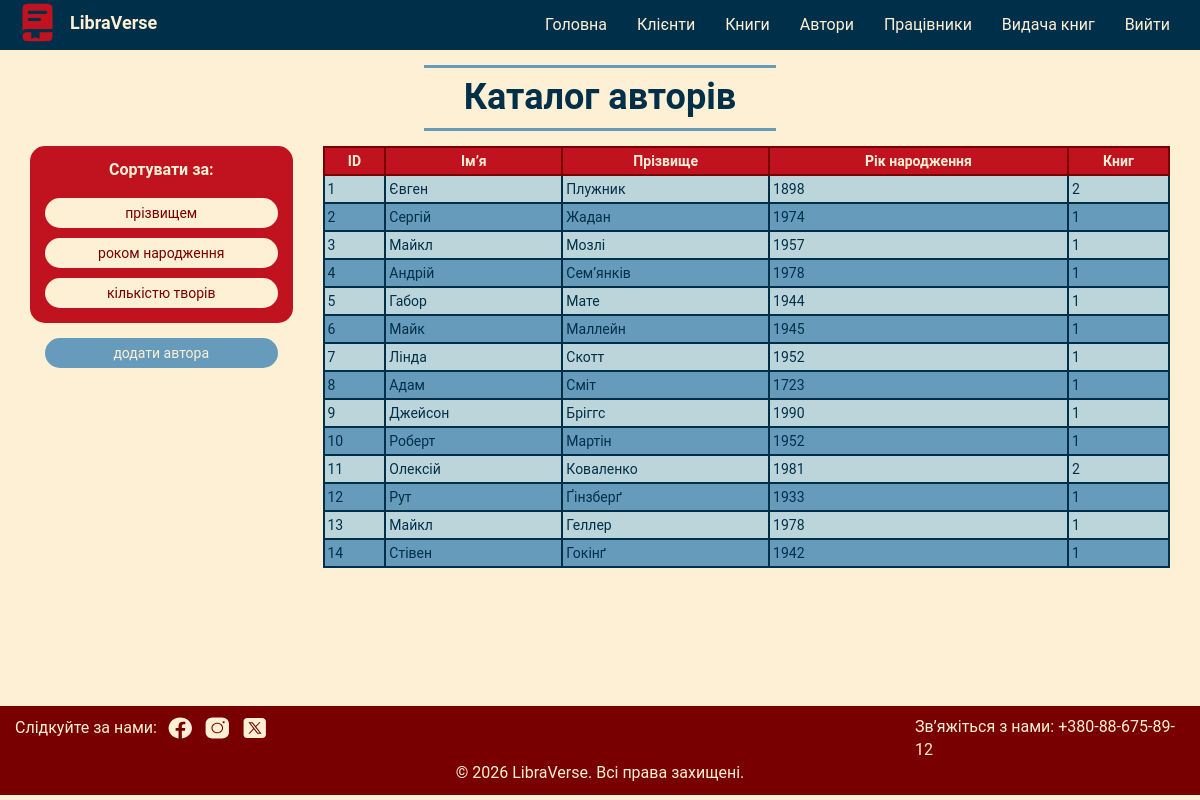
Page /pages/author_list.php (signed in) on the committed database.
### tables this page shows
CREATE TABLE `authors` (
  `AuthorID` int(11) NOT NULL AUTO_INCREMENT,
  `Name` varchar(255) NOT NULL,
  `Surname` varchar(255) NOT NULL,
  `BirthYear` int(11) DEFAULT NULL,
  `DeathYear` int(11) DEFAULT NULL,
  `Biography` text DEFAULT NULL,
  PRIMARY KEY (`AuthorID`)
);

### pages/author_list.php (the view, shortened to what this page needs)
<?php
$host = getenv('DB_HOST');
$port = getenv('DB_PORT');
$dbname = getenv('DB_NAME');
$user = getenv('DB_USER');
$pass = getenv('DB_PASSWORD');
try {
    $dsn = "mysql:host=$host;port=$port;dbname=$dbname;charset=utf8mb4";
    $conn = new PDO($dsn, $user, $pass);
    $conn->setAttribute(PDO::ATTR_ERRMODE, PDO::ERRMODE_EXCEPTION);
} catch (PDOException $e) {
    die("<div class='validation-msg'><h2>Помилка підключення до БД</h2></div>");
}
if(isset($_SESSION['LibrarianID'])){
    $query = "SELECT authors.AuthorID, authors.Name, authors.Surname, authors.BirthYear, COUNT(books.BookID) AS BookCount
              FROM authors
              LEFT JOIN books ON books.AuthorID = authors.AuthorID
              GROUP BY authors.AuthorID";
    $authors_result = $conn->query($query);
?>
<!DOCTYPE html>
<html lang="uk_UA">
<head>
    <link rel="stylesheet" href="../css/styles.css">
    <link rel="stylesheet" href="../css/bootstrap.min.css">
</head>
<body>
    <nav class="navbar navbar-default">
        <div class="container-fluid">
            <div class="navbar-header">
                <div class="navbar-logo">
                    <img src="../images/logo.svg" alt="логотип">
                    <a href="./home.php" id="main">LibraVerse</a>
                </div>
            </div>
            <div class="collapse navbar-collapse" id="menu">
                <ul class="nav navbar-nav navbar-right text-center">
                  <li><a href="./home.php">Головна</a></li>
                  <li><a href="./customers_list.php">Клієнти</a></li>
                  <li><a href="./books_list.php">Книги</a></li>
                  <li><a href="./author_list.php">Автори</a></li>
                  <li><a href="./librarians_list.php">Працівники</a></li>
                  <li><a href="./provision_list.php">Видача книг</a></li>
                  <li><a href="?logOut=1">Вийти</a></li>
                </ul>
            </div>
        </div>
    </nav>
    <div class="main-content container">
        <div class="table-header"><h1 class="text-center">Каталог авторів</h1></div>
        <div class="row">
            <div class="col-lg-3">
                <div class="side-menu">
                    <form method="POST">
                        <h3 class="text-center">Сортувати за:</h3>
                        <button type="submit" name="sort" value="surname">прізвищем</button><br>
                        <button type="submit" name="sort" value="year">роком народження</button><br>
                        <button type="submit" name="sort" value="book-count">кількістю творів</button>
                    </form>
                </div>
                <div class="button">
                    <a href="./new_author.php" class="add">додати автора</a>
                </div>
            </div>
            <div class="col-lg-9">
                <div class="table-responsive">
                    <table class="result-table col-lg-12">
                        <tr>
                            <th>ID</th><th>Ім’я</th><th>Прізвище</th><th>Рік народження</th><th>Книг</th>
                        </tr>
                        <?php while ($row = $authors_result->fetch(PDO::FETCH_ASSOC)) { ?>
                        <tr>
                            <td><a href="./author_profile.php?AuthorID=<?php echo $row['AuthorID']; ?>"><?php echo $row['AuthorID']; ?></a></td>
                            <td><?php echo $row['Name']; ?></td>
                            <td><?php echo $row['Surname']; ?></td>
                            <td><?php echo $row['BirthYear']; ?></td>
                            <td><?php echo $row['BookCount']; ?></td>
                        </tr>
                        <?php } ?>
                    </table>
                </div>
            </div>
        </div>
    </div>
        <footer class="footer col-lg-12">
        <div class="col-lg-9 footer-left">
            <p>Слідкуйте за нами:</p>
            <a href="#"><img src="../images/icon_facebook.svg" alt="фейсбук"></a>
            <a href="#"><img src="../images/icon-instagram.svg" alt="інстаграм"></a>
            <a href="#"><img src="../images/icon-twitterx.svg" alt="ікс"></a>
        </div>
        <div class="col-lg-3">
            <p>Зв’яжіться з нами: +380-88-675-89-12</p>
        </div>
        <div class="col-lg-12 text-center">
            <p>© 2026 LibraVerse. Всі права захищені.</p>
        </div>
        </footer>
    </body>
</html>
<?php
} else {
    header("Location: ../index.php");
    exit;
}
?>

### css/styles.css (style rules this page uses)
html body { font-family: 'Roboto', sans-serif; background-color: #FDF0D5; }
body .navbar { background-color: #003049; color: #FDF0D5; border: none; border-radius: 0; margin-bottom: 0; }
body .navbar .navbar-logo { display: flex; align-items: center; }
body .navbar .navbar-logo a { color: #FDF0D5; font-size: 18px; font-weight: bold; padding-left: 10px; }
body .navbar .navbar-collapse li a { color: #FDF0D5; font-size: 16px; font-weight: normal; }
.navbar.navbar-default .navbar-collapse, .navbar-default .navbar-form { border-color: #669BBC; border-width: 2px; }
body .main-content { min-height: 82vh; }
body .main-content h1 { font-size: 36px; font-weight: bold; }
body .main-content h3 { font-size: 16px; font-weight: bold; }
body .footer { background-color: #780000; color: #FDF0D5; font-size: 16px; padding: 10px 0; }
body .footer p { margin:0; }
body .footer img { padding-left: 10px; }
body .footer .footer-left { display: flex; align-items: center; }
.main-content .side-menu { background-color: #C1121F; border-radius: 15px; padding: 15px; }
.main-content .side-menu h3 { color: #FDF0D5; margin-top: 0; }
.main-content .side-menu button { background-color: #FDF0D5; color: #780000; border-radius: 15px; border: none; width: 100%; margin-top: 10px; padding: 5px; }
.main-content .button { padding: 5px 15px; }
.main-content .add { background-color: #669BBC; color: #FDF0D5; border-radius: 15px; border: none; width: 100%; margin-top: 10px; padding: 5px; display: block; text-align: center; }
.main-content .table-header { display: flex; align-items: center; justify-content: center; }
.main-content .table-header h1 { margin: 15px 0; padding: 10px 40px; color: #003049; border-top: #669BBC solid 3px; border-bottom: #669BBC solid 3px; }
.main-content .result-table td { text-align: left; color: #003049; border: 2px solid #003049; padding: 3px; }
.main-content .result-table td a { color: #003049; }
.main-content .result-table th { text-align:center; color: #FDF0D5; background-color: #C1121F; border: 2px solid #780000; padding: 3px; }
.main-content .result-table tr { background-color: #669BBC; }
.main-content .result-table tr:nth-child(even) { background-color: #BCD5DB; }
.main-content .result-table.col-lg-12 { margin-bottom: 20px; }
.main-content .result-table a { color: #669BBC; }
body .main-content.container { padding-left: 15px; padding-right: 15px; }

### rows in the picture
authors: AuthorID "1", Name "Євген", Surname "Плужник", BirthYear "1898", BookCount "2"
authors: AuthorID "2", Name "Сергій", Surname "Жадан", BirthYear "1974", BookCount "1"
authors: AuthorID "3", Name "Майкл", Surname "Мозлі", BirthYear "1957", BookCount "1"
authors: AuthorID "4", Name "Андрій", Surname "Сем’янків", BirthYear "1978", BookCount "1"
authors: AuthorID "5", Name "Габор", Surname "Мате", BirthYear "1944", BookCount "1"
authors: AuthorID "6", Name "Майк", Surname "Маллейн", BirthYear "1945", BookCount "1"
authors: AuthorID "7", Name "Лінда", Surname "Скотт", BirthYear "1952", BookCount "1"
authors: AuthorID "8", Name "Адам", Surname "Сміт", BirthYear "1723", BookCount "1"
authors: AuthorID "9", Name "Джейсон", Surname "Бріггс", BirthYear "1990", BookCount "1"
authors: AuthorID "10", Name "Роберт", Surname "Мартін", BirthYear "1952", BookCount "1"
authors: AuthorID "11", Name "Олексій", Surname "Коваленко", BirthYear "1981", BookCount "2"
authors: AuthorID "12", Name "Рут", Surname "Ґінзберґ", BirthYear "1933", BookCount "1"
authors: AuthorID "13", Name "Майкл", Surname "Геллер", BirthYear "1978", BookCount "1"
authors: AuthorID "14", Name "Стівен", Surname "Гокінґ", BirthYear "1942", BookCount "1"
